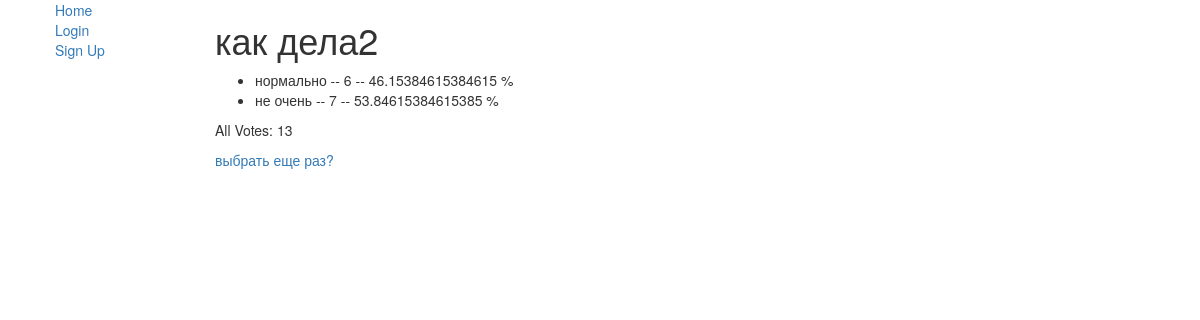
The page /polls/2/results/ on the database as committed earlier.
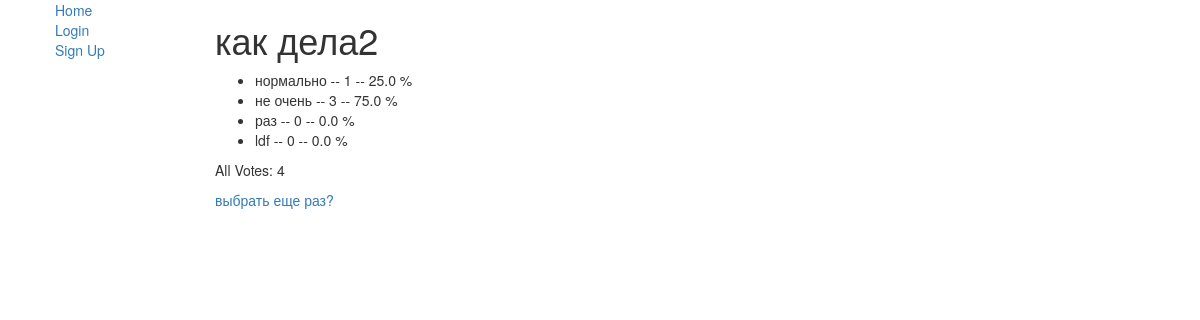
The same page on the database as committed later.
### polls/models.py (models this page shows, shortened)
class Question(models.Model):
    question_text = models.CharField(max_length=200)
    pub_date = models.DateTimeField('date published')
    question_votes = models.IntegerField(default=0)
    short_description = models.CharField(max_length=400)
    description = models.CharField(max_length=3000)
    image = models.ImageField(upload_to='media/questions', blank=True)

class Choice(models.Model):
    question = models.ForeignKey(Question, on_delete=models.CASCADE)
    choice_text = models.CharField(max_length=200)
    votes = models.IntegerField(default=0)
    def get_percentage(self):
        percents = self.votes * 100 / self.question.question_votes
        return percents

### polls/views.py (the view)
# urls.py: path('<int:pk>/results/', views.ResultsView.as_view(), name='results'),
class ResultsView(generic.DetailView):
    model = Question
    template_name = 'polls/results.html'

### polls/templates/polls/results.html
{% extends "polls/base_generic.html" %}
{% block content %}
<h1>{{ question.question_text }}</h1>
<ul>
    {% for choice in question.choice_set.all %}
    <li>{{ choice.choice_text }} -- {{ choice.votes }} -- {{ choice.get_percentage }} %{{choice.percent_votes|pluralize}}</li>
    {% endfor %}
</ul>
<p>All Votes: {{question.question_votes}}</p>
<a href="{% url 'polls:detail'  question.id %}">выбрать еще раз? </a>
{% endblock %}

### polls/templates/polls/base_generic.html (shortened to what this page needs)
<!DOCTYPE html>
<html lang="en">
<head>
    <link rel="stylesheet" href="https://maxcdn.bootstrapcdn.com/bootstrap/3.3.7/css/bootstrap.min.css">
</head>
<body>
<div class="container-fluid">
    <div class="row">
        <div class="col-sm-2">
            {% block sidebar %}
            <ul class="sidebar-nav">
                <li style="list-style-type: none;"><a href="{% url 'polls:index' %}">Home</a></li>
                {% if user.is_authenticated %}
                <li style="list-style-type: none;"><a href="{% url 'polls:profile' request.user.id %}">User: {{ user.get_username }}</a></li>
                <li style="list-style-type: none;"><a href="{% url 'logout'%}?next={{request.path}}">Logout</a></li>
                {% else %}
                <li style="list-style-type: none;"><a href="{% url 'login'%}?next={{request.path}}">Login</a></li>
                <li style="list-style-type: none;"><a href="{% url 'polls:signup'%}?next={{request.path}}">Sign Up</a>
                </li>
                {% endif %}
            </ul>
            {% endblock %}
        </div>
        <div class="col-sm-10 ">
            {% block content %}{% endblock %}
        </div>
    </div>
</div>
</body>
</html>

Rows that differ between the two databases and show on the page:
changed Question "как дела2": question_votes "13" → "4"
changed Choice "нормально": votes "6" → "1"; get_percentage "46.15384615384615" → "25.0"
changed Choice "не очень": votes "7" → "3"; get_percentage "53.84615384615385" → "75.0"
added Choice: choice_text "раз", votes "0", get_percentage "0.0"
added Choice: choice_text "ldf", votes "0", get_percentage "0.0"
